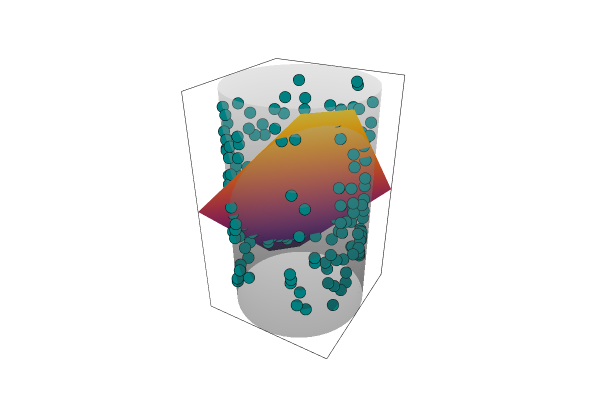

Notebook source saved alongside this figure:
### Code cell
# plot the (standardized) points
plot(X_t[1,:], X_t[2,:], X_t[3,:], seriestype = :scatter, label = "", legend =:none,
    framestyle = :box,
    markercolor = :teal,
    markersize = 2,
    xlim = (-1.5, 1.5),
    ylim = (-1.5, 1.5),
    zlim = (-2, 2),
    xaxis = nothing,
    yaxis = nothing,
    zaxis = nothing,
    aspect_ratio = :equal)

# plot cylinder?
# equation of cylinder with y as the dependent variable
X(theta,z) = 1.5 * cos(theta)
Y(theta,z) = 1.5 * sin(theta)
Z(theta,z) = z

ts = range(-0.001, 2pi, length=50)
zs = range(-2, 2, length = 50)

surface!(X.(ts',zs), Y.(ts', zs), Z.(ts', zs), aspect_ratio = :equal, legend = :none, color=:greys, alpha = 0.6)

# plot the 2D subspace
x = range(-1.5, stop = 1.5, length = 100)
y = range(-1.5, stop = 1.5, length = 100)
plot!(x, y, f, st = :surface)

### Figure 1 — Plotly figure (JSON) as saved in the notebook; plotly's stock layout.template omitted (floating-point values rounded to 4 significant figures; data arrays with more than 128 entries replaced by an {"elided": "..."} marker saying what was removed)
{"data": [{"colorbar": {"title": ""}, "legendgroup": "", "marker": {"color": "rgba(0, 128, 128, 1.000)", "line": {"color": "rgba(0, 0, 0, 1.000)", "width": 1}, "size": 4, "symbol": "circle"}, "mode": "markers", "name": "", "showlegend": false, "type": "scatter3d", "x": {"elided": "200 float values"}, "xaxis": "x1", "y": {"elided": "200 float values"}, "yaxis": "y1", "z": {"elided": "200 float values"}, "zmax": 2.505, "zmin": -2.505}, {"colorbar": {"title": ""}, "colorscale": [[0, "rgba(0, 0, 0, 0.600)"], [0.01587, "rgba(6, 6, 6, 0.600)"], [0.03175, "rgba(11, 11, 11, 0.600)"], [0.04762, "rgba(16, 16, 16, 0.600)"], [0.06349, "rgba(20, 20, 20, 0.600)"], [0.07937, "rgba(23, 23, 23, 0.600)"], [0.09524, "rgba(26, 26, 26, 0.600)"], [0.1111, "rgba(29, 29, 29, 0.600)"], [0.127, "rgba(33, 33, 33, 0.600)"], [0.1429, "rgba(36, 36, 36, 0.600)"], [0.1587, "rgba(39, 39, 39, 0.600)"], [0.1746, "rgba(43, 43, 43, 0.600)"], [0.1905, "rgba(47, 47, 47, 0.600)"], [0.2063, "rgba(50, 50, 50, 0.600)"], [0.2222, "rgba(53, 53, 53, 0.600)"], [0.2381, "rgba(57, 57, 57, 0.600)"], [0.254, "rgba(60, 60, 60, 0.600)"], [0.2698, "rgba(64, 64, 64, 0.600)"], [0.2857, "rgba(67, 67, 67, 0.600)"], [0.3016, "rgba(71, 71, 71, 0.600)"], [0.3175, "rgba(75, 75, 75, 0.600)"], [0.3333, "rgba(78, 78, 78, 0.600)"], [0.3492, "rgba(82, 82, 82, 0.600)"], [0.3651, "rgba(86, 86, 86, 0.600)"], [0.381, "rgba(90, 90, 90, 0.600)"], [0.3968, "rgba(93, 93, 93, 0.600)"], [0.4127, "rgba(97, 97, 97, 0.600)"], [0.4286, "rgba(101, 101, 101, 0.600)"], [0.4444, "rgba(105, 105, 105, 0.600)"], [0.4603, "rgba(109, 109, 109, 0.600)"], [0.4762, "rgba(113, 113, 113, 0.600)"], [0.4921, "rgba(116, 116, 116, 0.600)"], [0.5079, "rgba(121, 121, 121, 0.600)"], [0.5238, "rgba(125, 125, 125, 0.600)"], [0.5397, "rgba(129, 129, 129, 0.600)"], [0.5556, "rgba(133, 133, 133, 0.600)"], [0.5714, "rgba(137, 137, 137, 0.600)"], [0.5873, "rgba(141, 141, 141, 0.600)"], [0.6032, "rgba(146, 146, 146, 0.600)"], [0.619, "rgba(150, 150, 150, 0.600)"], [0.6349, "rgba(154, 154, 154, 0.600)"], [0.6508, "rgba(158, 158, 158, 0.600)"], [0.6667, "rgba(162, 162, 162, 0.600)"], [0.6825, "rgba(166, 166, 166, 0.600)"], [0.6984, "rgba(170, 171, 171, 0.600)"], [0.7143, "rgba(175, 175, 175, 0.600)"], [0.7302, "rgba(179, 179, 179, 0.600)"], [0.746, "rgba(183, 183, 183, 0.600)"], [0.7619, "rgba(188, 188, 188, 0.600)"], [0.7778, "rgba(192, 192, 192, 0.600)"], [0.7937, "rgba(196, 196, 196, 0.600)"], [0.8095, "rgba(200, 201, 201, 0.600)"], [0.8254, "rgba(205, 205, 205, 0.600)"], [0.8413, "rgba(210, 210, 210, 0.600)"], [0.8571, "rgba(215, 215, 215, 0.600)"], [0.873, "rgba(219, 219, 219, 0.600)"], [0.8889, "rgba(224, 224, 224, 0.600)"], [0.9048, "rgba(228, 228, 228, 0.600)"], [0.9206, "rgba(232, 232, 232, 0.600)"], [0.9365, "rgba(237, 237, 237, 0.600)"], [0.9524, "rgba(241, 241, 241, 0.600)"], [0.9683, "rgba(246, 246, 246, 0.600)"], [0.9841, "rgba(250, 250, 250, 0.600)"], [1, "rgba(255, 255, 255, 0.600)"]], "hoverinfo": "none", "name": "y2", "opacity": 0.6, "showlegend": false, "showscale": false, "type": "surface", "x": {"elided": "50x50 float values"}, "xaxis": "x1", "y": {"elided": "50x50 float values"}, "yaxis": "y1", "z": {"elided": "50x50 float values"}, "zmax": 2.505, "zmin": -2.505}, {"colorbar": {"title": ""}, "colorscale": [[0, "rgba(0, 0, 4, 1.000)"], [0.03448, "rgba(4, 3, 20, 1.000)"], [0.06897, "rgba(13, 8, 41, 1.000)"], [0.1034, "rgba(24, 12, 60, 1.000)"], [0.1379, "rgba(38, 12, 81, 1.000)"], [0.1724, "rgba(54, 9, 97, 1.000)"], [0.2069, "rgba(69, 10, 105, 1.000)"], [0.2414, "rgba(84, 15, 109, 1.000)"], [0.2759, "rgba(97, 19, 110, 1.000)"], [0.3103, "rgba(111, 25, 110, 1.000)"], [0.3448, "rgba(125, 30, 109, 1.000)"], [0.3793, "rgba(140, 35, 105, 1.000)"], [0.4138, "rgba(154, 40, 101, 1.000)"], [0.4483, "rgba(166, 45, 96, 1.000)"], [0.4828, "rgba(180, 51, 89, 1.000)"], [0.5172, "rgba(193, 58, 80, 1.000)"], [0.5517, "rgba(206, 67, 71, 1.000)"], [0.5862, "rgba(216, 76, 62, 1.000)"], [0.6207, "rgba(226, 87, 52, 1.000)"], [0.6552, "rgba(235, 100, 41, 1.000)"], [0.6897, "rgba(241, 115, 29, 1.000)"], [0.7241, "rgba(247, 130, 18, 1.000)"], [0.7586, "rgba(250, 144, 8, 1.000)"], [0.7931, "rgba(252, 161, 8, 1.000)"], [0.8276, "rgba(252, 178, 22, 1.000)"], [0.8621, "rgba(250, 196, 42, 1.000)"], [0.8966, "rgba(246, 213, 67, 1.000)"], [0.931, "rgba(243, 229, 93, 1.000)"], [0.9655, "rgba(242, 244, 130, 1.000)"], [1, "rgba(252, 255, 164, 1.000)"]], "hoverinfo": "none", "name": "y3", "opacity": null, "showlegend": false, "showscale": false, "type": "surface", "x": [-1.5, -1.47, -1.439, -1.409, -1.379, -1.348, -1.318, -1.288, -1.258, -1.227, -1.197, -1.167, -1.136, -1.106, -1.076, -1.045, -1.015, -0.9848, -0.9545, -0.9242, -0.8939, -0.8636, -0.8333, -0.803, -0.7727, -0.7424, -0.7121, -0.6818, -0.6515, -0.6212, -0.5909, -0.5606, -0.5303, -0.5, -0.4697, -0.4394, -0.4091, -0.3788, -0.3485, -0.3182, -0.2879, -0.2576, -0.2273, -0.197, -0.1667, -0.1364, -0.1061, -0.07576, -0.04545, -0.01515, 0.01515, 0.04545, 0.07576, 0.1061, 0.1364, 0.1667, 0.197, 0.2273, 0.2576, 0.2879, 0.3182, 0.3485, 0.3788, 0.4091, 0.4394, 0.4697, 0.5, 0.5303, 0.5606, 0.5909, 0.6212, 0.6515, 0.6818, 0.7121, 0.7424, 0.7727, 0.803, 0.8333, 0.8636, 0.8939, 0.9242, 0.9545, 0.9848, 1.015, 1.045, 1.076, 1.106, 1.136, 1.167, 1.197, 1.227, 1.258, 1.288, 1.318, 1.348, 1.379, 1.409, 1.439, 1.47, 1.5], "xaxis": "x1", "y": [-1.5, -1.47, -1.439, -1.409, -1.379, -1.348, -1.318, -1.288, -1.258, -1.227, -1.197, -1.167, -1.136, -1.106, -1.076, -1.045, -1.015, -0.9848, -0.9545, -0.9242, -0.8939, -0.8636, -0.8333, -0.803, -0.7727, -0.7424, -0.7121, -0.6818, -0.6515, -0.6212, -0.5909, -0.5606, -0.5303, -0.5, -0.4697, -0.4394, -0.4091, -0.3788, -0.3485, -0.3182, -0.2879, -0.2576, -0.2273, -0.197, -0.1667, -0.1364, -0.1061, -0.07576, -0.04545, -0.01515, 0.01515, 0.04545, 0.07576, 0.1061, 0.1364, 0.1667, 0.197, 0.2273, 0.2576, 0.2879, 0.3182, 0.3485, 0.3788, 0.4091, 0.4394, 0.4697, 0.5, 0.5303, 0.5606, 0.5909, 0.6212, 0.6515, 0.6818, 0.7121, 0.7424, 0.7727, 0.803, 0.8333, 0.8636, 0.8939, 0.9242, 0.9545, 0.9848, 1.015, 1.045, 1.076, 1.106, 1.136, 1.167, 1.197, 1.227, 1.258, 1.288, 1.318, 1.348, 1.379, 1.409, 1.439, 1.47, 1.5], "yaxis": "y1", "z": {"elided": "100x100 float values"}, "zmax": 2.505, "zmin": -2.505}], "layout": {"annotations": [], "height": 400, "margin": {"b": 20, "l": 0, "r": 0, "t": 20}, "paper_bgcolor": "rgba(255, 255, 255, 1.000)", "plot_bgcolor": "rgba(255, 255, 255, 1.000)", "scene": {"camera": {"eye": {"x": 1.126, "y": -1.95, "z": 1.3}}, "xaxis": {"anchor": "y1", "domain": [0.1732, 0.8268], "gridcolor": "rgba(0, 0, 0, 0.100)", "gridwidth": 0.5, "linecolor": "rgba(0, 0, 0, 1.000)", "mirror": true, "range": [-1.5, 1.5], "showgrid": true, "showline": true, "showticklabels": true, "tickangle": 0, "tickcolor": "rgb(0, 0, 0)", "tickfont": {"color": "rgba(0, 0, 0, 1.000)", "family": "sans-serif", "size": 11}, "tickmode": "array", "ticks": "inside", "ticktext": [], "tickvals": [], "title": "", "titlefont": {"color": "rgba(0, 0, 0, 1.000)", "family": "sans-serif", "size": 15}, "type": "-", "visible": true, "zeroline": false, "zerolinecolor": "rgba(0, 0, 0, 1.000)"}, "yaxis": {"anchor": "x1", "domain": [0.009843, 0.9902], "gridcolor": "rgba(0, 0, 0, 0.100)", "gridwidth": 0.5, "linecolor": "rgba(0, 0, 0, 1.000)", "mirror": true, "range": [-1.5, 1.5], "showgrid": true, "showline": true, "showticklabels": true, "tickangle": 0, "tickcolor": "rgb(0, 0, 0)", "tickfont": {"color": "rgba(0, 0, 0, 1.000)", "family": "sans-serif", "size": 11}, "tickmode": "array", "ticks": "inside", "ticktext": [], "tickvals": [], "title": "", "titlefont": {"color": "rgba(0, 0, 0, 1.000)", "family": "sans-serif", "size": 15}, "type": "-", "visible": true, "zeroline": false, "zerolinecolor": "rgba(0, 0, 0, 1.000)"}, "zaxis": {"gridcolor": "rgba(0, 0, 0, 0.100)", "gridwidth": 0.5, "linecolor": "rgba(0, 0, 0, 1.000)", "mirror": true, "range": [-2, 2], "showgrid": true, "showline": true, "showticklabels": true, "tickangle": 0, "tickcolor": "rgb(0, 0, 0)", "tickfont": {"color": "rgba(0, 0, 0, 1.000)", "family": "sans-serif", "size": 11}, "tickmode": "array", "ticks": "inside", "ticktext": [], "tickvals": [], "title": "", "titlefont": {"color": "rgba(0, 0, 0, 1.000)", "family": "sans-serif", "size": 15}, "type": "-", "visible": true, "zeroline": false, "zerolinecolor": "rgba(0, 0, 0, 1.000)"}}, "showlegend": false, "width": 600}}
